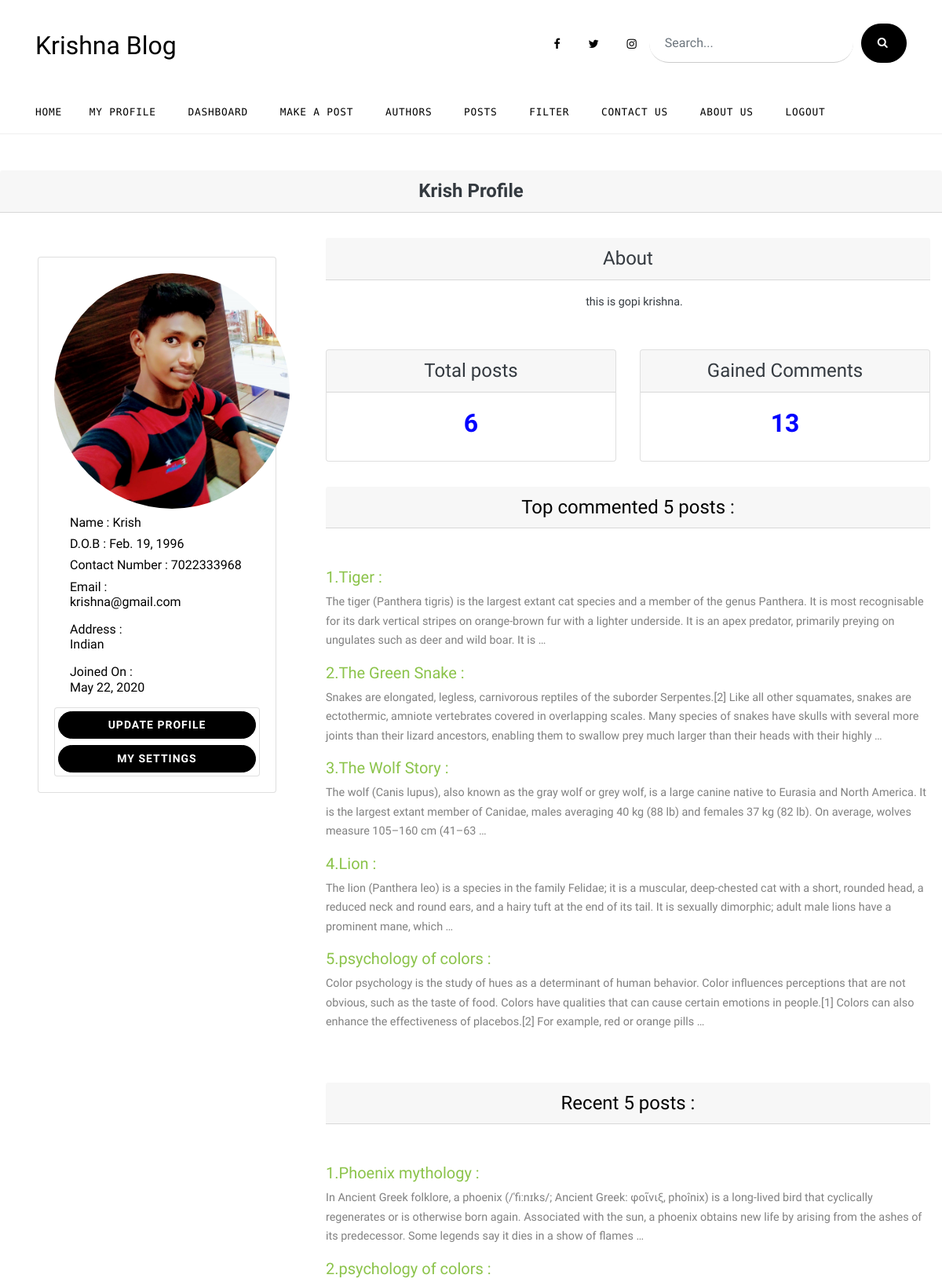
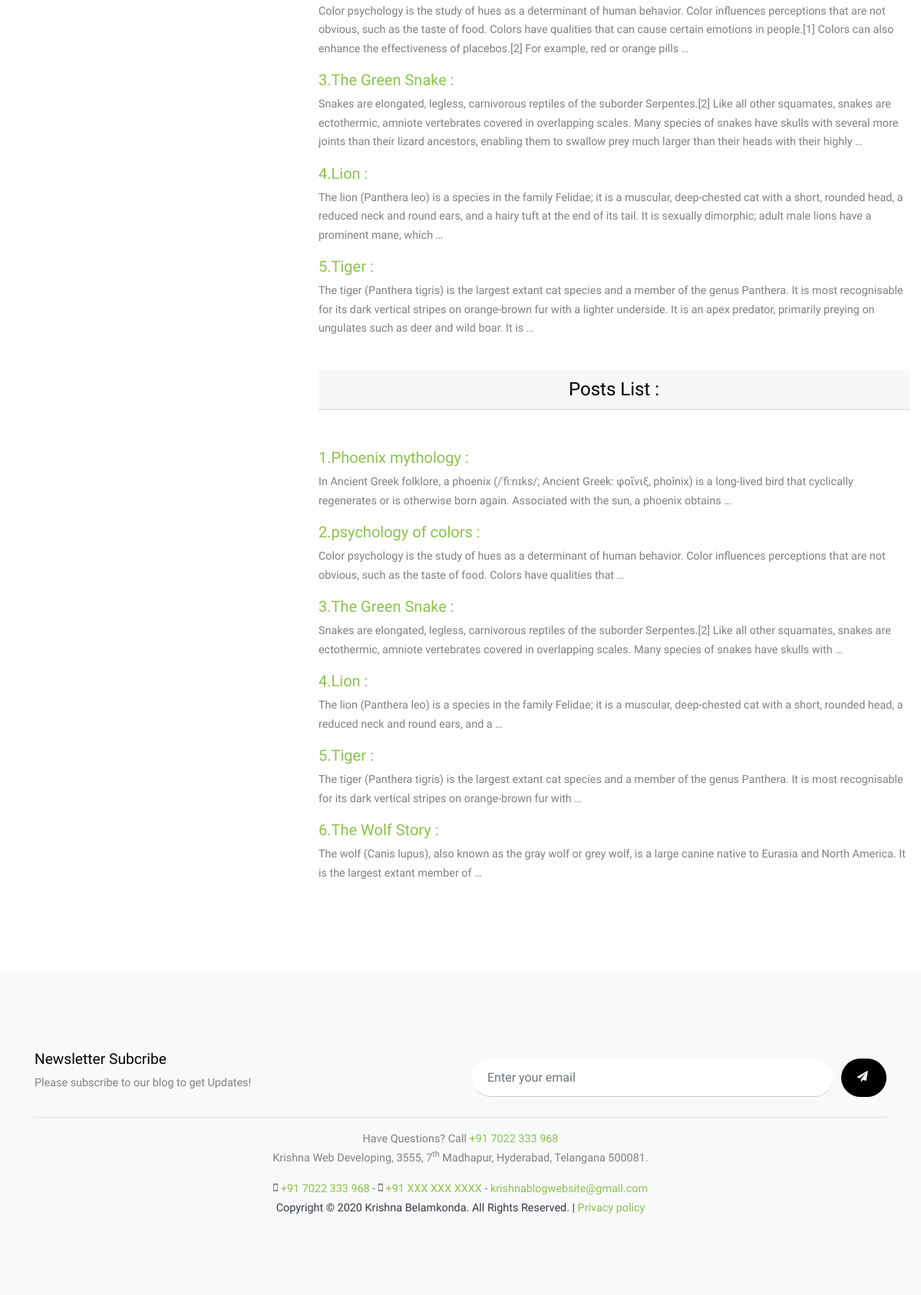
/profile/ (signed in), run on the app's committed database (2 pictures, top to bottom).
### blog/models.py (models this page shows, shortened)
class Author(models.Model):
    name = models.OneToOneField(User, unique=True, max_length=64, on_delete=models.CASCADE)
    dob = models.DateField(null=True, blank=True)
    phone_no = models.CharField(max_length=14, blank=True, null=True)
    email = models.EmailField(blank=True, null=True)
    address = models.TextField(max_length=1000, blank=True, null=True)
    photo = models.ImageField(upload_to='author_img/', blank=True, null=True)
    joined_date = models.DateTimeField(auto_now_add=True)
    slug = models.SlugField(max_length=255, unique=True, null=True, blank=True)
    about = models.TextField(max_length=5000, null=True, blank=True)
    class Meta:
        unique_together = ('name', 'slug')

class Post(models.Model):
    STATUS = ( ('D','draft'), ('P','published') )
    PRIVACY = ( ('Public','Public'), ('Private','Private') )
    CATEGORY =(
            ('Animals', 'Animals'),
            ('Birds', 'Birds'),
            ('Business', 'Business'),
            ('Comedy', 'Comedy'),
            ('Food', 'Food'),
            ('Health', 'Health'),
            ('Movies', 'Movies'),
            ('Sports', 'Sports'),
            ('Politics', 'Politics'),
            ('Technology', 'Technology'),
            ('Others', 'Others'),
        )
    title = models.CharField(max_length=100)
    creator = models.ForeignKey(Author, on_delete=models.CASCADE)
    content = models.TextField(max_length=10000 )
    post_pic = models.ImageField(upload_to='post_img/' , null=True, blank=True)
    slug = models.SlugField(max_length=100, unique='True', null=True, blank=True)
    category = models.CharField(choices=CATEGORY, max_length=20 )
    created_date = models.DateTimeField(auto_now_add=True)
    updated_date = models.DateTimeField(auto_now=True)
    published_date = models.DateTimeField(default=timezone.now)
    status = models.CharField(choices=STATUS, max_length=2, default='D')
    privacy = models.CharField(choices=PRIVACY, max_length=8, default='Public')
    tag1 = models.CharField(max_length=24, blank=True, null=True)
    tag2 = models.CharField(max_length=24, blank=True, null=True)
    tag3 = models.CharField(max_length=24, blank=True, null=True)
    class Meta:
        ordering = ('-published_date',)
        unique_together = ('title', 'slug')

### blog/views.py (the view)
# urls.py: path('profile/', profile_view, name='user-profile'),
@login_required(login_url='blog:login')
def profile_view(request):
    author = Author.objects.get(slug=request.user)
    post_list = author.post_set.all()
    total_posts = post_list.count()
    total_comments = 0
    for post in post_list:
        total_comments += post.comment_set.count()
    popular_posts = popular.popular()
    most_commented_posts = []
    for post in popular_posts:
        if post.creator == author:
            most_commented_posts.append(post)
    total_likes = post_list.count()
    recent_posts = post_list.order_by('-published_date')[:5:]
    context = {'post_list': post_list,
               'author': author,
               'total_posts': total_posts,
               'total_comments': total_comments,
               'total_likes': total_likes,
               'most_commented_posts': most_commented_posts[0:5],
               'recent_posts': recent_posts,
               }
    return render(request, 'blog/user_profile.html', context)

### blog/models.py (called while the page is built)
    def get_queryset(self):
        return super().get_queryset().filter(~Q(status='D'), ~Q(privacy='Private')).order_by('id')

### blog/popular.py (called while the page is built)
def popular():
    posts = Public_Post.objects.all()
    p_p = {}
    for post in posts:
        cnt = post.comment_set.count()
        if cnt > 0:
            p_p[post.title] = post.comment_set.count()
        else:
            continue
    sort_orders = sorted(p_p.items(), key=lambda x: x[1], reverse=True)
    top_posts = sort_orders
    pop_posts = []
    for k in top_posts:
        post = Public_Post.objects.get(title=k[0])
        pop_posts.append(post)
    return pop_posts

### blog/templates/blog/user_profile.html (shortened to what this page needs)
<!DOCTYPE html>
{% extends 'blog/base.html' %}
{% load static %}
{% block content %}
<div class="site-section ">
    <div class="mb-2">
    <h4 class="card-header text-center text-dark" id="author-head"><b> {{author.name|title}} Profile </b></h4>
</div>
        <div class="row">
        <div class="container-fluid">
    {% if author %}
    <div class="row p-0 m-0 ">
        <div class="col col-12 col-sm-12 col-md-4 col-lg-4 p-5" >
            <div class="card  ">
                <div class="card-body ">
                    <img class="rounded-circle" {% if author.photo %} src="{{author.photo.url}}" {% else %}
                         src="{% static 'images/user.png' %}" {% endif %} title="{{author.name}}"
                         alt="{{author.name}}" height="300px"
                         width="300px">
                    <div class="card-body mb-0 pb-0 mt-2 pt-0" style="color:black;">
                        <h6> Name : <span >{{author.name|title}}</span></h6>
                        <h6> D.O.B : <span >{{author.dob|date}}</span></h6>
                        <h6> Contact Number : <span
                                >{{author.phone_no}}</span></h6>
                        <h6> Email : <span >{{author.email|linebreaks}}</span></h6>
                        <h6> Address :
                            <span >{{author.address|linebreaks}}
                            </span>
                        </h6>
                        <h6> Joined On : <span >{{author.joined_date|date|linebreaks}}</span>
                        </h6>
                    </div>
                    <div class="card m-0 p-0" >
                        <a href="{% url 'blog:update-author' request.user %}" class="btn btn-warning btn-md m-1"
                          ><span
                                style="font-weight:600;letter-spacing:1px;font-size:14px;">Update Profile</span>
                        </a>
                        <a href="{% url 'blog:user-settings' %}" class="btn btn-warning btn-md m-1"
                           ><span
                                style="font-weight:600;letter-spacing:1px;font-size:14px;">My Settings </span>
                        </a>
                    </div>
                </div>
            </div>
        </div>
        <div class="col col-12 col-sm-12 col-md-8 col-lg-8">
            <div class="row ">
                <div class="col col-12">
                    <div class=" text-dark  mt-4 mb-4">
                        <h4 class="card-header text-center" >About</h4>
                        <div class="text-center mt-3 ml-3 mb-4" >
                            <p>{% if author.about %}{{author.about}}{% else %} No Information Available. {% endif %}
                            </p>
                        </div>
                    </div>
                </div>
            </div>
            <div class="row mt-4">
                <div class="col ">
                    <div class="card mb-2 text-dark">
                        <h4 class="card-header text-center " >Total posts</h4>
                        <div class="card-body text-center" >
                            <h2 style="color:blue; font-weight:900;">{{total_posts}}</h2>
                        </div>
                    </div>
                </div>
                <div class="col">
                    <div class="card mb-2 text-dark">
                         <h4 class="card-header text-center " >Gained Comments  </h4>
                        <div class="card-body text-center" >
                            <h2 style="color:blue; font-weight:900;">{{ total_comments }}</h2>
                        </div>
                    </div>
                </div>
            </div>
            <div class="row">
                <div class="col">
                    <div class=" mt-4 ">
                         <h4 class="card-header text-center section-title" >Top commented 5 posts : </h4>
                        <div class="mt-0" >
                            {% if most_commented_posts %}
                            {% for post in most_commented_posts %}
                            <h5><a href="{% url 'blog:post' post.slug %}">{{forloop.counter}}.{{post.title}} : </a></h5>
                            <p> {{post.content|truncatewords:50}}</p>
                            {% endfor %}
                            {% else %}
                            <p>No Comments available on Posts!</p>
                            {% endif %}
                        </div>
                    </div>
                </div>
            </div>
            <div class="row">
                <div class="col">
                    <div class=" mt-5 mb-0">
                        <h4 class="card-header text-center section-title" >Recent 5 posts : </h4>
                        <div class="mt-0" >
                            {% if recent_posts %}
                            {% for post in recent_posts %}
                            <h5><a href="{% url 'blog:post' post.slug %}">{{forloop.counter}}.{{post.title}} : </a></h5>
                            <p> {{post.content|truncatewords:50}}</p>
                            {% endfor %}
                            {% else %}
                            <p>No posts Yet!</p>
                            {% endif %}
                        </div>
                    </div>
                </div>
            </div>
            <div class="row">
                <div class="col">
                    <div class=" mt-4  ">
                        <h4 class="card-header text-center section-title" >Posts List : </h4>
                        <div class="" >
                            {% if post_list %}
                            {% for post in post_list %}
                            <h5><a href="{% url 'blog:post' post.slug %}">{{forloop.counter}}.{{post.title}} : </a></h5>
                            <p> {{post.content|truncatewords:30}}
                            {% endfor %}
                            {% else %}
                            <p>No posts yet!</p>
                            {% endif %}
                        </div>
                    </div>
                </div>
            </div>
        </div>
    </div>
    {% else %}
    <div class="card-body text-center">
        <h4 class="alert" style="color:gold;"><b><i> Something is wrong!</i></b></h4>
    </div>
    {% endif %}
</div>
        </div>
</div>
{% endblock %}

### static/css/style.css (style rules this page uses)
html { overflow-x: hidden; }
body { line-height: 1.7; color: gray; font-weight: 300; font-size: .9rem; }
a { -webkit-transition: .3s all ease; -o-transition: .3s all ease; transition: .3s all ease; }
h1, h2, h3, h4, h5, .h1, .h2, .h3, .h4, .h5 { font-family: "Cabin", -apple-system, BlinkMacSystemFont, "Segoe UI", Roboto, "Helvetica Neue", Arial, sans-serif, "Apple Color Emoji", "Segoe UI Emoji", "Segoe UI Symbol", "Noto Color Emoji"; }
.site-section { padding: 2.5em 0; }
@media (min-width: 768px) { .site-section { padding: 7em 0; } }
.section-title { color: #000; margin-bottom: 50px; }
.btn { text-transform: uppercase; font-size: 14px; letter-spacing: .2rem; font-family: "Cabin", -apple-system, BlinkMacSystemFont, "Segoe UI", Roboto, "Helvetica Neue", Arial, sans-serif, "Apple Color Emoji", "Segoe UI Emoji", "Segoe UI Symbol", "Noto Color Emoji"; }
.btn { border-radius: 30px; background: #000; padding-left: 20px; padding-right: 20px; border-color: #000; color: #fff; }

### data on the page
Author: name "Krish", photo+name (picture), dob "Feb. 19, 1996", phone_no "7022333968", email "krishna@gmail.com", address "Indian", joined_date "May 22, 2020", about "this is gopi krishna."
Post: title "Tiger", content "The tiger (Panthera tigris) is the largest extant cat species and a member of the genus Panthera. It is most recognisable for its dark vertical stripes on orange-brown fur with a lighter underside. It is an apex predator, primarily preying on ungulates such as deer and wild boar. It is …", content "The tiger (Panthera tigris) is the largest extant cat species and a member of the genus Panthera. It is most recognisable for its dark vertical stripes on orange-brown fur with …"
Post: title "The Green Snake", content "Snakes are elongated, legless, carnivorous reptiles of the suborder Serpentes.[2] Like all other squamates, snakes are ectothermic, amniote vertebrates covered in overlapping scales. Many species of snakes have skulls with several more joints than their lizard ancestors, enabling them to swallow prey much larger than their heads with their highly …", content "Snakes are elongated, legless, carnivorous reptiles of the suborder Serpentes.[2] Like all other squamates, snakes are ectothermic, amniote vertebrates covered in overlapping scales. Many species of snakes have skulls with …"
Post: title "The Wolf Story", content "The wolf (Canis lupus), also known as the gray wolf or grey wolf, is a large canine native to Eurasia and North America. It is the largest extant member of Canidae, males averaging 40 kg (88 lb) and females 37 kg (82 lb). On average, wolves measure 105–160 cm (41–63 …", content "The wolf (Canis lupus), also known as the gray wolf or grey wolf, is a large canine native to Eurasia and North America. It is the largest extant member of …"
Post: title "Lion", content "The lion (Panthera leo) is a species in the family Felidae; it is a muscular, deep-chested cat with a short, rounded head, a reduced neck and round ears, and a hairy tuft at the end of its tail. It is sexually dimorphic; adult male lions have a prominent mane, which …", content "The lion (Panthera leo) is a species in the family Felidae; it is a muscular, deep-chested cat with a short, rounded head, a reduced neck and round ears, and a …"
Post: title "psychology of colors", content "Color psychology is the study of hues as a determinant of human behavior. Color influences perceptions that are not obvious, such as the taste of food. Colors have qualities that can cause certain emotions in people.[1] Colors can also enhance the effectiveness of placebos.[2] For example, red or orange pills …", content "Color psychology is the study of hues as a determinant of human behavior. Color influences perceptions that are not obvious, such as the taste of food. Colors have qualities that …"
Post: title "Phoenix mythology", content "In Ancient Greek folklore, a phoenix (/ˈfiːnɪks/; Ancient Greek: φοῖνιξ, phoînix) is a long-lived bird that cyclically regenerates or is otherwise born again. Associated with the sun, a phoenix obtains new life by arising from the ashes of its predecessor. Some legends say it dies in a show of flames …", content "In Ancient Greek folklore, a phoenix (/ˈfiːnɪks/; Ancient Greek: φοῖνιξ, phoînix) is a long-lived bird that cyclically regenerates or is otherwise born again. Associated with the sun, a phoenix obtains …"

### other printed values
{{ total_posts }} "6"
{{ total_comments }} "13"
